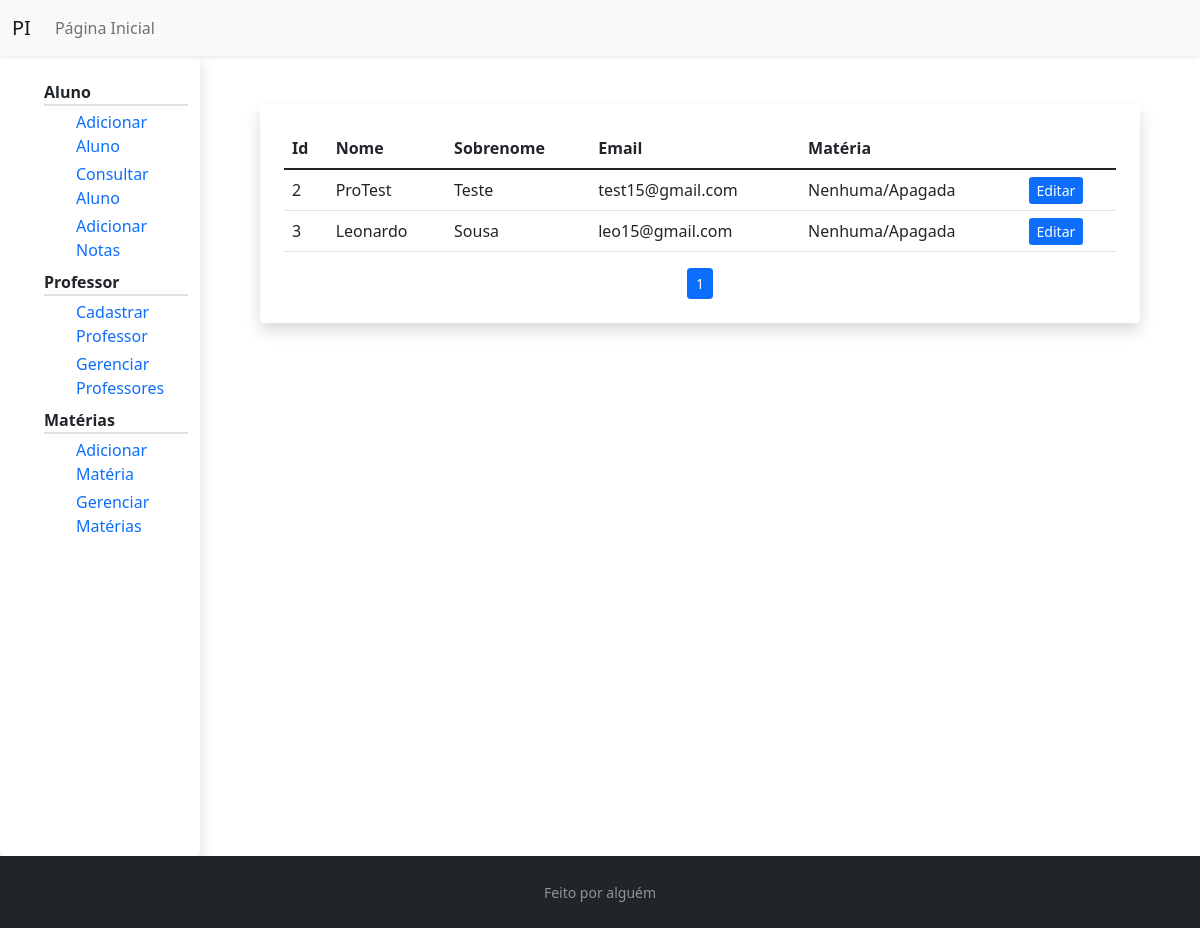
Page /gerenciar/professor/ on the earlier database version.
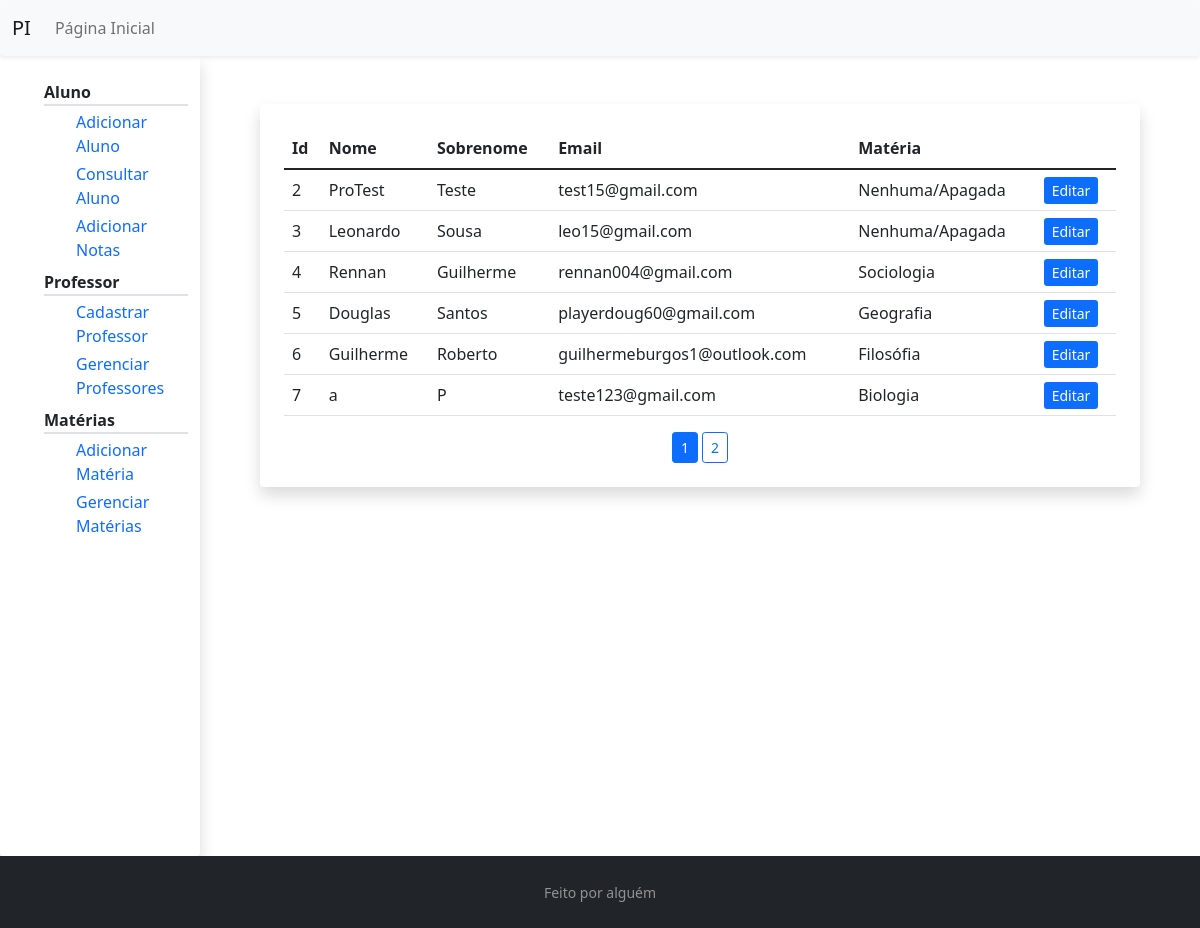
Same page on the later database version.
### pi/models.py (models this page shows, shortened)
class Professor(db.Model, UserMixin):
    id = db.Column(db.Integer, primary_key=True)
    nome = db.Column(db.String(20), nullable=False)
    sobrenome = db.Column(db.String(100), nullable=False)
    materia = db.Column(db.Integer, db.ForeignKey('materia.id'), nullable=False)
    email = db.Column(db.String(256), unique=True, nullable=False)
    senha = db.Column(db.String(30), nullable=False)

class Materia(db.Model):
    id = db.Column(db.Integer, primary_key=True)
    nome = db.Column(db.String(100), nullable=False, unique=True)

### pi/routes.py (the view)
@app.route("/gerenciar/professor/")
def gerenciar_professor():
    page = request.args.get('page', 1, type=int)
    professores = Professor.query.paginate(per_page=6)
    return render_template('gerenciar_professores.html',
                            titulo='Gerenciar Professores',
                            user="gerenciar",
                            lista_professores=professores,
                            materia=Materia)

### pi/templates/gerenciar_professores.html
{% extends "professor_layout.html" %}
{% block prof %}
    <div class="shadow p-4 mb-5 bg-white rounded m-5">
        <table class="table ">
            <thead class="border-bottom border-dark" >
                <tr>
                    <th scope="col"> Id</th>
                    <th scope="col"> Nome </th>
                    <th scope="col"> Sobrenome </th>
                    <th scope="col"> Email </th>
                    <th scope="col"> Matéria </th>
                </tr>
            </thead>
            <tbody>
                {% for professor in lista_professores.items %}
                    <tr>
                        <td> {{ professor.id }} </td>
                        <td> {{ professor.nome }} </td>
                        <td>
                            {% set sobrenome_str = professor.sobrenome.split(' ') %}
                            {{ sobrenome_str[0] }}
                        </td>
                        <td> {{ professor.email }} </td>
                        <td>
                            {% if materia.query.filter_by(id=professor.materia).first().nome %}
                                {{ materia.query.filter_by(id=professor.materia).first().nome }}
                            {% else %}
                                Nenhuma/Apagada
                            {% endif %}
                        </td>
                        <td>
                            <a class="btn-primary btn-sm" href=" {{ url_for('editar_professor', id_professor=professor.id) }} "> Editar </a>
                        </td>
                    </tr>
                {% endfor %}
            </tbody>
        </table>
        <div class="text-center">
            {%  for numero_pagina in lista_professores.iter_pages() %}
                {% if numero_pagina %}
                    {% if lista_professores.page == numero_pagina %}
                        <a class="btn btn-primary btn-sm" href="{{ url_for('gerenciar_professor', page=numero_pagina) }}">{{ numero_pagina }}</a>
                    {% else %}
                        <a class="btn btn-outline-primary btn-sm" href=" {{ url_for('gerenciar_professor', page=numero_pagina) }} "> {{ numero_pagina }} </a>
                    {% endif %}
                {% else %}
                    ...
                {% endif %}
            {% endfor %}
        </div>
    </div>
{% endblock prof %}

### pi/templates/professor_layout.html (shortened to what this page needs)
{% extends "layout.html"%}
{% block conteudo %}
    <div class="container-fluid">
        <div class="row">
            <div class="col-2 shadow pt-4 rounded" style="height:100vh;">
                <ul class="text-start">
                    <li class="border-bottom border-2 fw-bold "> Aluno </li>
                    <ul>
                        <li class="mt-1"> <a href=""> Adicionar Aluno </a> </li>
                        <li class="mt-1"> <a href=""> Consultar Aluno </a> </li>
                        <li class="mt-1"> <a href=""> Adicionar Notas </a> </li>
                    </ul>
                    <li class="mt-2 border-bottom border-2 fw-bold"> Professor </li>
                    <ul>
                        <li class="mt-1"> <a href=" {{ url_for('registrar') }} "> Cadastrar Professor </a></li>
                        <li class="mt-1"> <a href=" {{ url_for('gerenciar_professor') }} "> Gerenciar Professores </a> </li>
                    </ul>
                    <li class="mt-2 border-bottom border-2 fw-bold"> Matérias </li>
                    <ul>
                        <li class="mt-1"> <a href=" {{ url_for('registrar_materia') }} "> Adicionar Matéria </a> </li>
                        <li class="mt-1"> <a href=" {{ url_for('gerenciar_materia') }} "> Gerenciar Matérias </a> </li>
                    </ul>
                </ul>
            </div>
            <div class="col">
                {% block prof%}
                {% endblock prof%}
            </div>
          </div>
    </div>
{% endblock conteudo %}

### pi/templates/layout.html (shortened to what this page needs)
<!DOCTYPE html>
<html lang="pt-br">
    <head>
        <link href="https://cdn.jsdelivr.net/npm/bootstrap@5.1.1/dist/css/bootstrap.min.css" rel="stylesheet">
        <link rel="stylesheet" type="text/css" href="{{ url_for('static', filename='main.css')}}">
    </head>
    <body class="d-flex flex-column min-vh-100">
        {% if user %}
            <header>
                <nav class="navbar navbar-expand-lg navbar-light bg-light rounded shadow-sm">
                    <div class="container-fluid">
                        <a class="navbar-brand" href="{{url_for('home')}}">PI</a>
                        <div class="navbar-collapse collapse" id="navbarSupportedContent">
                            {% if current_user.is_authenticated %}
                                <div class="navbar-nav mr-auto">
                                    <a class="nav-item nav-link" href=" {{ url_for('professor') }} "> Página do Professor </a>
                                </div>
                                <div class="navbar-nav ms-auto">
                                    <a class="nav-item nav-link" href=" {{ url_for('logout') }}"> Sair </a>
                                </div>
                            {% else %}
                                {% if user == 'aluno' %}
                                    <div class="navbar-nav mr-auto">
                                        <a class="nav-item nav-link" href=" {{ url_for(user) }} ">Página do Aluno</a>
                                    </div>
                                {% else %}
                                    <div class="navbar-nav mr-auto">
                                        <a class="nav-item nav-link" href=" {{ url_for('home') }} ">Página Inicial</a>
                                    </div>
                                {% endif %}
                            {% endif %}
                        </div>
                    </div>
                </nav>
            </header>
        {% endif %}
        <main>
            {% block conteudo %}
            {% endblock conteudo %}
        </main>
        <footer class="flex-shrink-0 py-4 bg-dark text-white-50 mt-auto">
            <div class="container text-center">
              <small>Feito por alguém</small>
            </div>
          </footer>
    </body>
</html>

### pi/static/main.css (style rules this page uses)
html, body { height: 100vh; }
ul { list-style-type: none; }
a { text-decoration: none; }

Differences in the rows shown:
added Professor: id "4", nome "Rennan", sobrenome "Guilherme", email "rennan004@gmail.com", query.filter_by "Sociologia"
added Professor: id "5", nome "Douglas", sobrenome_str "Santos", email "playerdoug60@gmail.com", query.filter_by "Geografia"
added Professor: id "6", nome "Guilherme", sobrenome_str "Roberto", email "guilhermeburgos1@outlook.com", query.filter_by "Filosófia"
added Professor: id "7", nome "a", sobrenome_str "P", email "teste123@gmail.com", query.filter_by "Biologia"
Other differences:
new list line: "2"
